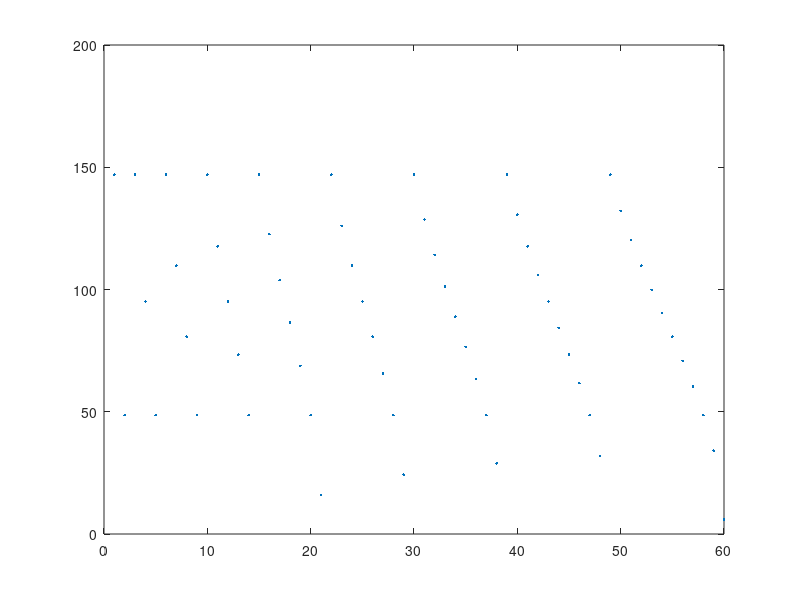

MATLAB code for this plot:
clc;clear all
freq = 200e9; %frequency 
lambda = 3e8/freq; %wavelength
k0 = 2*pi/lambda; % free-space wavevector
h = 1e-3; % plate separation

% assuming total length is 18 mm and pixel length of .5 mm (if you change this, change also here)
Lambda = 1e-3:1e-3:9e-3; 
% this goes from minimum period 10101010, which is a period of 1mm
% to the maximum period, which is half of the slot is open 11111...0000
p = -80:1:80; %floquet mode number, we just try a lot of floquet modes until it exists.

k=1;
for i = 1:length(Lambda) 
    for j = 1:length(p)
        betaz(i,j) = (sqrt(k0^2-(pi/h)^2)+2*pi*p(j)/Lambda(i)); % calculate the dispersion constant for every possible Lambda,p combination
        neff(i,j) = betaz(i,j)/k0; % calculate the corresponding effective index
        if neff(i,j) > -1 && neff(i,j) < 1 % The mode exists (and leaks) only when it is between 0 and 1
            neff_works(k,:) = [neff(i,j) acosd(neff(i,j)) Lambda(i) p(j)];% This is the matrix of solution. 
            % 1st column is the value of neff that works
            % 2nd column is the peak angle (assuming theta=0 is parallel to the slot)
            % corresponding Lambda 
            % corresponding p
            k=k+1;
        end
    end
end
size(neff_works,1) % this number is the total number of possible angles

plot(neff_works(:,2),'.') % this plots the possible angles

%these are the floquet peaks
sort(unique(floor(neff_works(:,2))))
